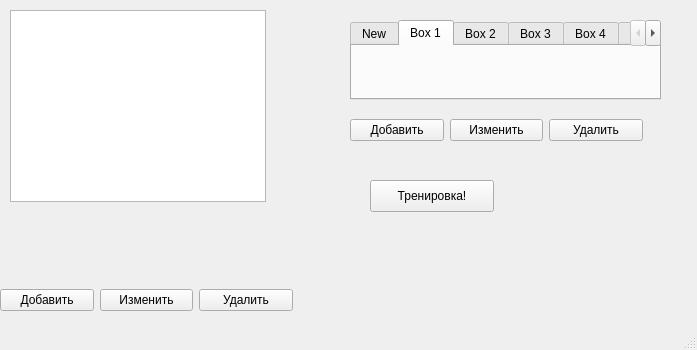
<?xml version="1.0" encoding="UTF-8"?>
<ui version="4.0">
 <class>Main_Window</class>
 <widget class="QMainWindow" name="Main_Window">
  <property name="geometry">
   <rect>
    <x>0</x>
    <y>0</y>
    <width>697</width>
    <height>350</height>
   </rect>
  </property>
  <property name="windowTitle">
   <string>Main_Window</string>
  </property>
  <widget class="QWidget" name="centralwidget">
   <widget class="QTabWidget" name="box_6">
    <property name="geometry">
     <rect>
      <x>350</x>
      <y>20</y>
      <width>311</width>
      <height>80</height>
     </rect>
    </property>
    <property name="currentIndex">
     <number>1</number>
    </property>
    <widget class="QWidget" name="box_0">
     <attribute name="title">
      <string>New</string>
     </attribute>
    </widget>
    <widget class="QWidget" name="box_1">
     <attribute name="title">
      <string>Box 1</string>
     </attribute>
    </widget>
    <widget class="QWidget" name="box_2">
     <attribute name="title">
      <string>Box 2</string>
     </attribute>
    </widget>
    <widget class="QWidget" name="box_3">
     <attribute name="title">
      <string>Box 3</string>
     </attribute>
    </widget>
    <widget class="QWidget" name="box_4">
     <attribute name="title">
      <string>Box 4</string>
     </attribute>
    </widget>
    <widget class="QWidget" name="box_5">
     <attribute name="title">
      <string>Box 5</string>
     </attribute>
    </widget>
   </widget>
   <widget class="QWidget" name="horizontalLayoutWidget">
    <property name="geometry">
     <rect>
      <x>0</x>
      <y>280</y>
      <width>293</width>
      <height>41</height>
     </rect>
    </property>
    <layout class="QHBoxLayout" name="horizontalLayout">
     <item>
      <widget class="QPushButton" name="btn_add_deck">
       <property name="text">
        <string>Добавить</string>
       </property>
      </widget>
     </item>
     <item>
      <widget class="QPushButton" name="btn_change_deck">
       <property name="text">
        <string>Изменить</string>
       </property>
      </widget>
     </item>
     <item>
      <widget class="QPushButton" name="btn_del_deck">
       <property name="text">
        <string>Удалить</string>
       </property>
      </widget>
     </item>
    </layout>
   </widget>
   <widget class="QPushButton" name="btn_start">
    <property name="geometry">
     <rect>
      <x>370</x>
      <y>180</y>
      <width>124</width>
      <height>32</height>
     </rect>
    </property>
    <property name="text">
     <string>Тренировка!</string>
    </property>
   </widget>
   <widget class="QWidget" name="horizontalLayoutWidget_2">
    <property name="geometry">
     <rect>
      <x>350</x>
      <y>110</y>
      <width>293</width>
      <height>41</height>
     </rect>
    </property>
    <layout class="QHBoxLayout" name="horizontalLayout_2">
     <item>
      <widget class="QPushButton" name="btn_add_card">
       <property name="text">
        <string>Добавить</string>
       </property>
      </widget>
     </item>
     <item>
      <widget class="QPushButton" name="btn_change_card">
       <property name="text">
        <string>Изменить</string>
       </property>
      </widget>
     </item>
     <item>
      <widget class="QPushButton" name="btn_del_card">
       <property name="text">
        <string>Удалить</string>
       </property>
      </widget>
     </item>
    </layout>
   </widget>
   <widget class="QListView" name="listView">
    <property name="geometry">
     <rect>
      <x>10</x>
      <y>10</y>
      <width>256</width>
      <height>192</height>
     </rect>
    </property>
   </widget>
  </widget>
  <widget class="QStatusBar" name="statusbar"/>
 </widget>
 <resources/>
 <connections/>
</ui>
